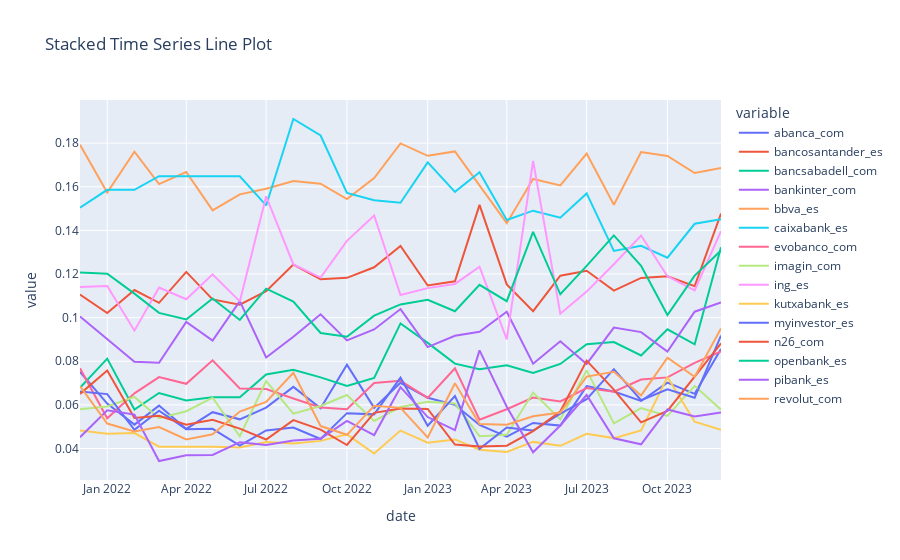

The cell this chart's notebook holds for it:
### Code cell
# log transform the data and create a stacked time series line plot in plotly express

import numpy as np

data_log = cross_visitation_data.copy()
data_log[num_cols] = np.log1p(cross_visitation_data[num_cols])

fig = px.line(data_log, x='date', y=num_cols, title='Stacked Time Series Line Plot')
fig.show()
